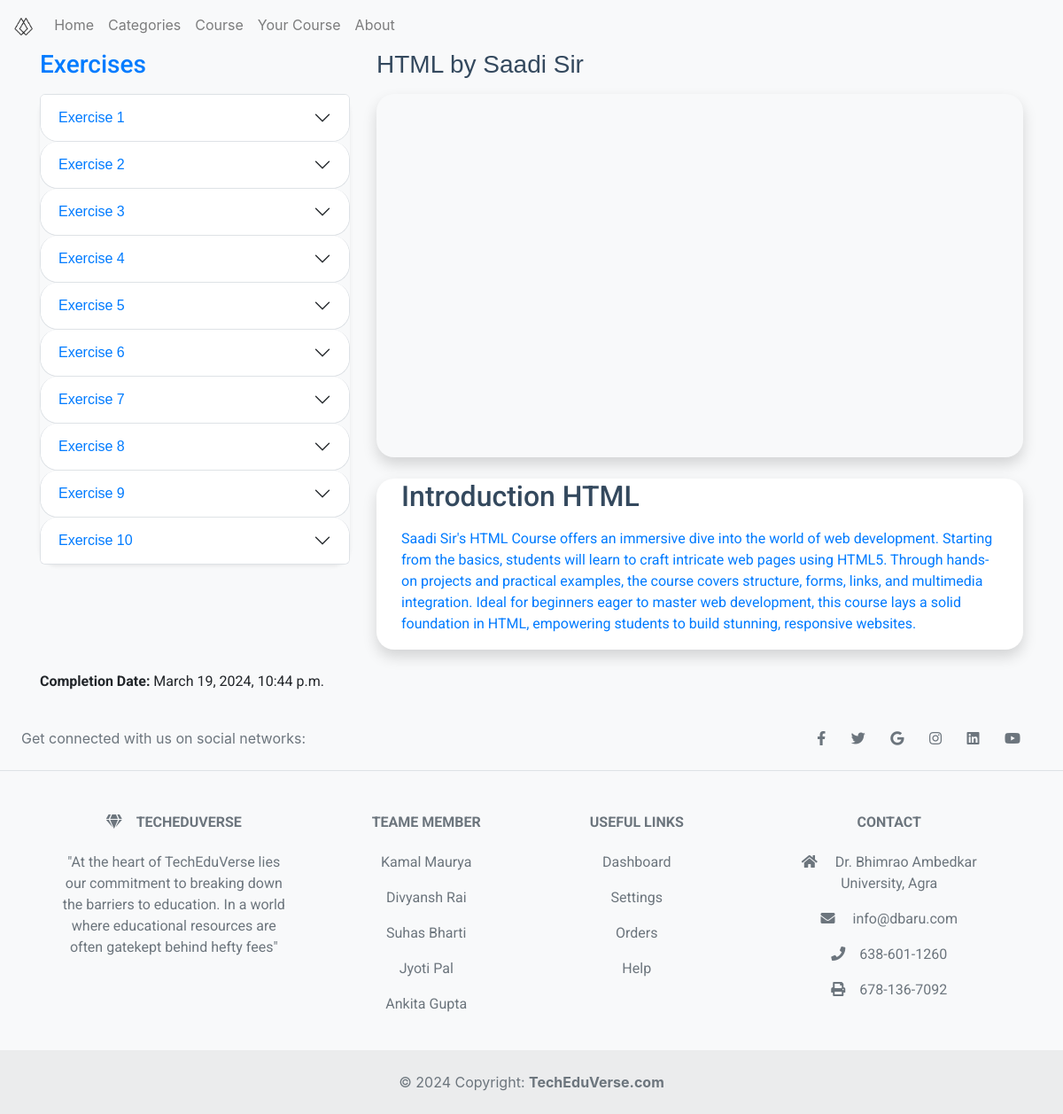
The page /lesson_detail/19/ (signed in) on the database its author committed.
### courses/models.py (models this page shows, shortened)
class Exercise(models.Model):
    Lesson = models.ForeignKey(Lesson, on_delete=models.CASCADE)
    Description = models.TextField()
    Image = models.ImageField(upload_to='exercise_images/', blank=True, null=True)  # Add this line
    Solution = models.TextField()

class Lesson(models.Model):
    Course = models.ForeignKey(Course, on_delete=models.CASCADE)
    Title = models.CharField(max_length=255)
    Content = models.TextField()
    Image = models.ImageField(upload_to='lession_images/', blank=True, null=True)
    VideoURL = models.CharField(max_length=2048,blank=True, default='https://youtu.be/1xD7IqFO9L8?si=LK5yYtCoKmKvqDjI' )
    Order = models.IntegerField()

class Course(models.Model):
    Title = models.CharField(max_length=255)
    Description = models.TextField()
    Level = models.CharField(
        max_length=50,
        choices=[
            ('beginner', 'Beginner'),
            ('intermediate', 'Intermediate'),
            ('advanced', 'Advanced')
        ]
    )
    Language = models.CharField(max_length=100)
    CreatedDate = models.DateTimeField(auto_now_add=True)
    UpdatedDate = models.DateTimeField(auto_now=True)
    Instructor = models.ForeignKey(settings.AUTH_USER_MODEL, on_delete=models.CASCADE)
    Image = models.ImageField(upload_to='course_images/', blank=True, null=True)  # Add this line

class UserProgress(models.Model):
    User = models.ForeignKey(User, on_delete=models.CASCADE)
    Course = models.ForeignKey(Course, on_delete=models.CASCADE)
    Lesson = models.ForeignKey(Lesson, on_delete=models.CASCADE)
    CompletionDate = models.DateTimeField(auto_now_add=True)

### courses/views.py (the view)
# urls.py: path('lesson_detail/<int:lesson_id>/', views.lesson_detail, name='lesson_detail'),
@login_required
def lesson_detail(request, lesson_id):
    lesson = Lesson.objects.get(id=lesson_id)
    exercises = Exercise.objects.filter(Lesson_id=lesson_id)
    course = lesson.Course
    user = request.user
    progress_queryset = UserProgress.objects.filter(User=user, Course=course, Lesson=lesson)
    lesson_completed = progress_queryset.exists()  # Correctly checks if the lesson is completed
    progress = progress_queryset.first() if lesson_completed else None
    return render(request, 'lessons/lesson_detail.html', {'lesson': lesson, 'exercises': exercises,'course':course,        'lesson_completed': lesson_completed,
"progress":progress})

### courses/templates/lessons/lesson_detail.html (shortened to what this page needs)
{% extends 'base.html' %}
{% block content %}
<div class="container">
    <div class="row justify-content-center">
        <div class="col-lg-4 mb-5">
            <div class="sticky-top" style="top: 20px;">
                <div class="exercises-section rounded-border">
                    <h3 class="mb-3 text-primary heading-color">Exercises</h3>
                    {% if exercises %}
                        <div class="accordion shadow-sm rounded-border" id="exercisesAccordion">
                            {% for exercise in exercises %}
                                <div class="accordion-item rounded-border">
                                    <h2 class="accordion-header heading-color" id="heading{{ forloop.counter }}">
                                        <button class="accordion-button collapsed rounded-border custom-text-style" type="button" data-bs-toggle="collapse" data-bs-target="#collapse{{ forloop.counter }}" aria-expanded="false" aria-controls="collapse{{ forloop.counter }}">
                                            Exercise {{ forloop.counter }}
                                        </button>
                                    </h2>
                                </div>
                            {% endfor %}
                        </div>
                    {% else %}
                        <p class="text-muted">No exercises available for this lesson.</p>
                    {% endif %}
                </div>
            </div>
        </div>
        <div class="col-lg-8">
            <h3 class="mb-3 custom-text-style heading-color">{{ lesson.Course.Title }}</h3>
            <div class="ratio ratio-16x9 shadow mb-4 rounded-border">
                <iframe class="embed-responsive-item" src="{{ lesson.VideoURL }}" frameborder="0" allow="accelerometer; autoplay; clipboard-write; encrypted-media; gyroscope; picture-in-picture" allowfullscreen></iframe>
            </div>
            <div class="card border-0 mb-4 shadow rounded-border">
                <div class="card-body custom-text-style" style="padding: 1px 28px; padding: 15px, 38px; max-height: 200px; overflow-y: auto; scrollbar-width: none;">
                    <h2 class="lesson-title card-title heading-color">{{ lesson.Title }}</h2>
                    <p class="lesson-content card-text paragraph-color">{{ lesson.Content|linebreaks }}</p>
                </div>
            </div>
        </div>
    </div>
    {% if lesson_completed %}
    <p><strong>Completion Date:</strong> {{ progress.CompletionDate|date:"F j, Y, P" }}</p>
{% else %}
    <form action="{% url 'mark_lesson_completed' course_id=course.id lesson_id=lesson.id %}" method="post">
        {% csrf_token %}
        <button type="submit" class="btn btn-success mt-3">Mark as Completed</button>
    </form>
{% endif %}
</div>
{% endblock %}

### courses/templates/base.html (style rules this page uses)
h1,h2,h3,h4,h5,h6,p { font-family: 'Roboto', sans-serif; }
.bg-light { background-color: pink; }

### courses/templates/lessons/lesson_detail.html (style rules this page uses)
.rounded-border { border-radius: 20px; }
.custom-text-style { font-family: 'Arial', sans-serif; color: #007bff; }
.heading-color { color: #34495e; }
.paragraph-color { color: #7f8c8d; }

### rows shown on the page
Lesson: Course.Title "HTML by Saadi Sir", Title "Introduction HTML", Content "Saadi Sir's HTML Course offers an immersive dive into the world of web development. Starting from the basics, students will learn to craft intricate web pages using HTML5. Through hands-on projects and practical examples, the course covers structure, forms, links, and multimedia integration. Ideal for beginners eager to master web development, this course lays a solid foundation in HTML, empowering students to build stunning, responsive websites."
UserProgress: CompletionDate "March 19, 2024, 10:44 p.m."
